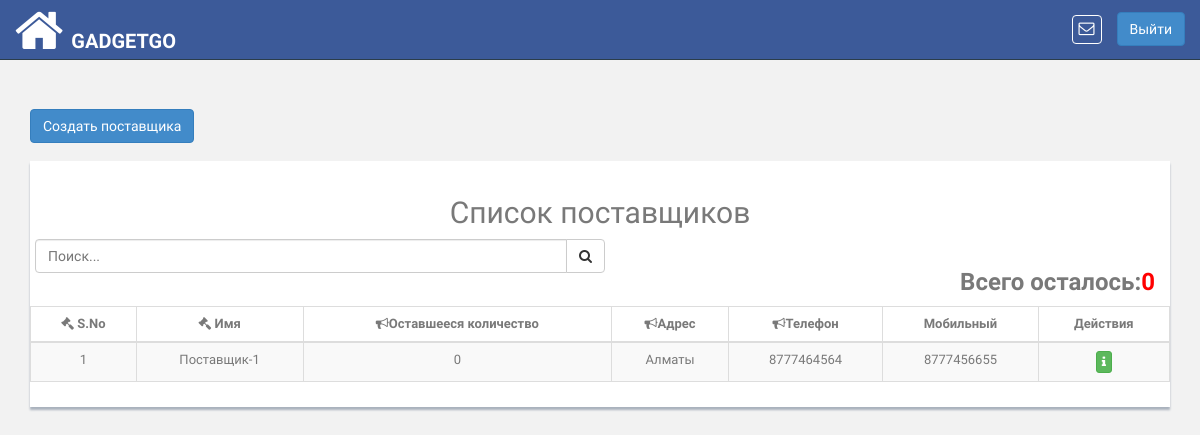
/supplier/lists/ (signed in), run on the app's committed database.
### pis_supplier/models.py (models this page shows, shortened)
class Supplier(models.Model):
    name = models.CharField(max_length=100, null=True, blank=True)
    address = models.CharField(max_length=250, null= True, blank=True)
    phone = models.CharField(max_length=100, null=True, blank=True)
    mobile_no = models.CharField(max_length=100, null=True, blank=True)
    def supplier_remaining_amount(self):
        supplier_statement = self.supplier.all()
        try:
            total_amount = supplier_statement.aggregate(Sum('supplier_amount'))
            total_amount = total_amount.get('supplier_amount__sum') or 0
            total_payments = supplier_statement.aggregate(Sum('payment_amount'))
            total_payments = total_payments.get('payment_amount__sum') or 0
        except:
            total_amount = 0
            total_payments = 0
        return total_amount - total_payments

### pis_supplier/views.py (the view)
class SupplierList(ListView):
    template_name = 'supplier/list_supplier.html'
    model = Supplier
    paginate_by = 100
    def dispatch(self, request, *args, **kwargs):
        if not self.request.user.is_authenticated:
            return HttpResponseRedirect(reverse('login'))
        return super(
            SupplierList, self).dispatch(request, *args, **kwargs)
    def get_context_data(self, **kwargs):
        context = super(SupplierList, self).get_context_data(**kwargs)
        supplier_statements = SupplierStatement.objects.all()
        try:
            supplier_amounts = supplier_statements.aggregate(Sum('supplier_amount'))
            supplier_amounts = supplier_amounts.get('supplier_amount__sum') or 0
            payment_amounts = supplier_statements.aggregate(Sum('payment_amount'))
            payment_amounts = payment_amounts.get('payment_amount__sum') or 0
        except:
            supplier_amounts = 0
            payment_amounts = 0
        total_remaining_amount = supplier_amounts - payment_amounts
        context.update({
            'total_remaining_amount':total_remaining_amount
        })
        return context

### pis_com/templatetags/template_tags.py (called while the page is built)
@register.simple_tag
def product_notifications(retailer_id):
    return Product.objects.filter(retailer__id=retailer_id)

### pis_product/models.py (called while the page is built)
    def __unicode__(self):
        return self.name

    def product_available_items(self):
        try:
            obj_stock_in = self.stockin_product.aggregate(Sum('quantity'))
            stock_in = float(obj_stock_in.get('quantity__sum'))
        except:
            stock_in = 0
        try:
            obj_stock_out = self.stockout_product.aggregate(
                Sum('stock_out_quantity'))
            stock_out = float(obj_stock_out.get('stock_out_quantity__sum'))
        except:
            stock_out = 0
        return  stock_in - stock_out

### templates/supplier/list_supplier.html (shortened to what this page needs)
{% extends 'base.html' %}
{% block content %}
<div class="container">
    <div class="row">
        <div class="col-lg-12">
            <br>
            <a href="{% url 'supplier:add_supplier' %}"><button type="button" id="empolyee" class="btn btn-primary" id="load" data-loading-text="<i class='fa fa-circle-o-notch fa-spin'></i>Processing">Создать поставщика</button></a>
            <br><br>
        <div class="col-md-4">
                </div>
            <div class="content-panel table-responsive">
                <h2 class="text-center">Список поставщиков</h2>
                <div class="input-group custom-search-form col-md-6 pull-left" style="left: 5px">
                <input type="text" class="form-control search-order" placeholder="Поиск...">
                <span class="input-group-btn">
                        <button class="btn btn-default" type="button">
                            <i class="fa fa-search"></i>
                        </button>
                    </span>
            </div>
                <div class="print-invoice" id="print-invoice">
            <div class="pull-right col-md-6">
                <h3 class="text-right" ><b>Всего осталось:<span style="color:red">{{ total_remaining_amount|floatformat:'-2' }}</span></b></h3>
                </div>
                <table class="table table-striped table-advance table-hover item-table table-bordered">
                    <thead>
                    <tr>
                        <th class="text-center"><i class="fa fa-gavel"></i> S.No</th>
                        <th class="text-center"><i class="fa fa-gavel"></i> Имя</th>
                        <th class="text-center"><i class="fa fa-bullhorn"></i>Оставшееся количество</th>
                        <th class="text-center"><i class="fa fa-bullhorn"></i>Адрес</th>
                        <th class="text-center"><i class="fa fa-bullhorn"></i>Телефон</th>
                        <th class="text-center"> Мобильный</th>
                        <th class="text-center">Действия</th>
                    </tr>
                    </thead>
                    <tbody class="order-table-body text-center">
                    {% for supplier in object_list %}
                    <tr>
                        <td>{{ forloop.counter }}</td>
                        <td>{{ supplier.name }}</td>
                        <td>{{ supplier.supplier_remaining_amount }}</td>
                        <td>{{ supplier.address }}</td>
                        <td>{{ supplier.phone }}</td>
                        <td>{{ supplier.mobile_no }}</td>
                        <td>
                            <a href="{% url 'supplier:list_supplier_statement' pk=supplier.id %}"><button class="btn btn-success btn-xs" title="All Statements"><i class="fa  fa-info"></i></button></a>
                        </td>
                    </tr>
                    {% endfor %}
                    </tbody>
                </table>
            </div>
        </div>
    </div>
</div>
</div>
{% endblock %}

### app_static/css/style.css (style rules this page uses)
body { color: #797979; background: #f2f2f2; font-family: 'Ruda', sans-serif; padding: 0px !important; margin: 0px !important; font-size:13px; }
a, a:hover, a:focus { text-decoration: none; outline: none; }
.content-panel { background: #ffffff; box-shadow: 0px 3px 2px #aab2bd; padding-top: 15px; padding-bottom: 5px; }

### data on the page
Supplier: name "Поставщик-1", supplier_remaining_amount "0", address "Алматы", phone "8777464564", mobile_no "8777456655"

### other printed values
{{ total_remaining_amount|floatformat:'-2' }} "0"
